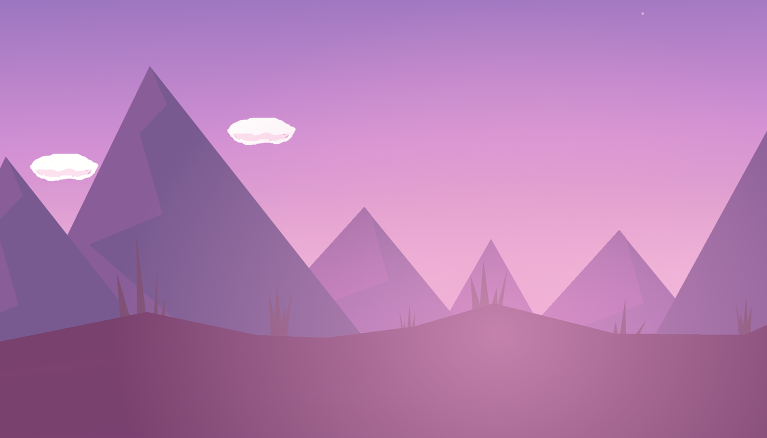
#> input picture BOT_Challenge/bg.png, 1534 x 876 px (shown at 1/2 size)
$ python Canon.py
#> lines starting #> are read from the running program, lines starting #| are printed output that depends on the picture
import math
from tkinter import *
import graphics as gr
from PIL import Image, ImageTk
import Landskape


class Vector:
    """
    Вспомогательный класс, для векторных оперций
    """
    def __init__(self, x, y):
        self.x = x
        self.y = y

    # [35 lines left out: functions normal_vector, multiplication, vector_scal_multiplication, sum, unit_vector, not called in this run]


class Cannon:
    max_velocity = 120

    def __init__(self, canvas, x, y):
        """
        :param canvas: канва, на которой происходит рисование пушки
        :param x: х координата центра пушки
        :param y: y координата центра пушки
        """
        self.canvas = canvas
        self.x = x
        self.y = y
        self.shell_num = 1
        self.direction = math.pi/4
        self.power_speed = 0
        self.cannon_diametr = 80
        self.line_length = 80
        self.line = canv.create_line(x, y,
                                     x + 110,
                                     y + 110,
                                     width=20, fill="red")
        self.oval = canv.create_oval(x - self.cannon_diametr/2,
                                     y - self.cannon_diametr/2,
                                     x + self.cannon_diametr/2,
                                     y + self.cannon_diametr/2,
                                     outline="#4B0082", fill="#4B0082")
        self.shots = 0
        self.score = 0
        self.health = 200
        self.shells = []
        self.stop_time = 0
        self.start_time = 0
        self.damage = 20
        self.fire_ready = True
        self.last_shell_x = 1000
        self.last_shell_y = 600

    # [59 lines left out: functions aim, fire, draw, not called in this run]


class Shell:
    """
    Класс шариков-снарядов
    """
    global Standard_Radius

    # [135 lines left out: functions __init__, go, draw, mouse_move_handler, tick, time_start and 2 more, not called in this run]


def clear_boom():
    canv.delete(boom)


# [4 lines left out: function poof_drawer, not called in this run]


def clear_poof():
    canv.delete(poof)


# [20 lines left out: function line_drawer, not called in this run]


root = Toplevel()
fr = Frame(root)
root.overrideredirect(True)
root.overrideredirect(False)
root.attributes('-fullscreen', True)
canv = Canvas(root, width=root.winfo_screenwidth(), height=root.winfo_screenheight(), bg='white')
canv.create_rectangle(0, 0, 2000, 1100, fill=gr.color_rgb(0, 162, 232))
#> (this line was passed over: graphics is not available in this run)
bg_image = ImageTk.PhotoImage(Image.open('bg.png'))
bg = canv.create_image(1534/2, 876/2, image=bg_image)
land_image = ImageTk.PhotoImage(Image.open('land.png'))
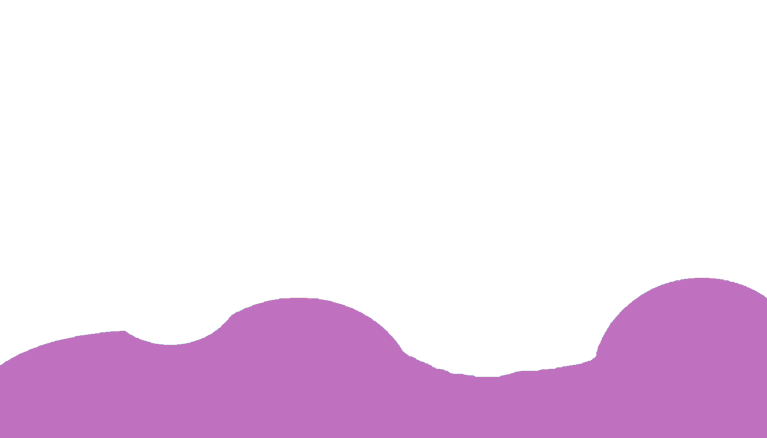
#> input picture BOT_Challenge/land.png, 1534 x 875 px (shown at 1/2 size)
land = canv.create_image(1534/2, 876/2, image=land_image)
boom_image = ImageTk.PhotoImage(Image.open('boom.png'))
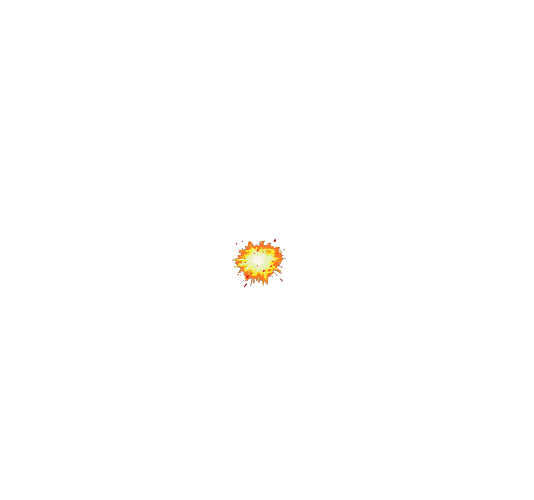
#> input picture BOT_Challenge/boom.png, 534 x 500 px
boom = canv.create_image(200, 1000, image=boom_image)
poof_image = ImageTk.PhotoImage(Image.open('poof.png'))
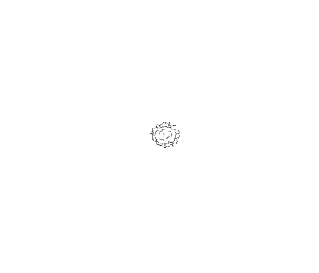
#> input picture BOT_Challenge/poof.png, 319 x 273 px
poof = canv.create_image(200, 1000, image=poof_image)
n = 3
time_counter = 0
time_checker = False
line_power = canv.create_line(20, 800,
                              time_counter / 100 + 20,
                              800,
                              width=20, fill="#87CEFA")
G = 9.8  # Ускорение свободного падения для снаряда.
Standard_Radius = 10
cannon = Cannon(canv, 1, 1000)
bot = Cannon(canv, 1, 10000)
